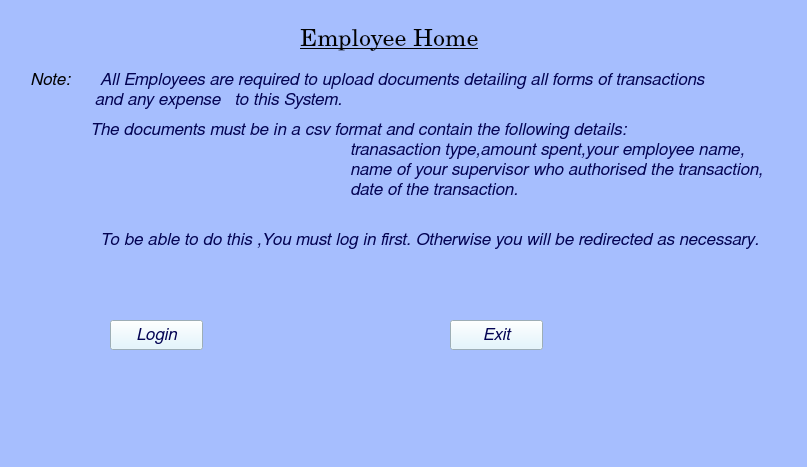
<?xml version="1.0" encoding="UTF-8"?>
<ui version="4.0">
 <class>Form</class>
 <widget class="QWidget" name="Form">
  <property name="geometry">
   <rect>
    <x>0</x>
    <y>0</y>
    <width>807</width>
    <height>467</height>
   </rect>
  </property>
  <property name="font">
   <font>
    <family>FreeSans</family>
    <pointsize>13</pointsize>
    <weight>50</weight>
    <italic>true</italic>
    <bold>false</bold>
   </font>
  </property>
  <property name="windowTitle">
   <string>Form</string>
  </property>
  <property name="styleSheet">
   <string notr="true">background:rgb(166, 190, 254);
color:rgb(3, 3, 83);
font: italic 13pt &quot;FreeSans&quot;;</string>
  </property>
  <widget class="QLabel" name="home">
   <property name="geometry">
    <rect>
     <x>300</x>
     <y>20</y>
     <width>191</width>
     <height>41</height>
    </rect>
   </property>
   <property name="font">
    <font>
     <family>Century Schoolbook L</family>
     <pointsize>18</pointsize>
     <weight>9</weight>
     <italic>false</italic>
     <bold>false</bold>
     <underline>true</underline>
    </font>
   </property>
   <property name="styleSheet">
    <string notr="true">
font: 75 18pt &quot;Century Schoolbook L&quot;;
color:rgb(2, 2, 2)</string>
   </property>
   <property name="text">
    <string>Employee Home</string>
   </property>
  </widget>
  <widget class="QLabel" name="note">
   <property name="geometry">
    <rect>
     <x>30</x>
     <y>70</y>
     <width>64</width>
     <height>20</height>
    </rect>
   </property>
   <property name="styleSheet">
    <string notr="true">
font: 75 16pt &quot;Century Schoolbook L&quot;;
color:rgb(2, 2, 2)</string>
   </property>
   <property name="text">
    <string>Note:</string>
   </property>
  </widget>
  <widget class="QLabel" name="note_2">
   <property name="geometry">
    <rect>
     <x>100</x>
     <y>70</y>
     <width>671</width>
     <height>20</height>
    </rect>
   </property>
   <property name="text">
    <string>All Employees are required to upload documents detailing all forms of transactions</string>
   </property>
  </widget>
  <widget class="QLabel" name="note_3">
   <property name="geometry">
    <rect>
     <x>90</x>
     <y>120</y>
     <width>621</width>
     <height>20</height>
    </rect>
   </property>
   <property name="text">
    <string>The documents must be in a csv format and contain the following details:</string>
   </property>
  </widget>
  <widget class="QLabel" name="label">
   <property name="geometry">
    <rect>
     <x>90</x>
     <y>90</y>
     <width>291</width>
     <height>20</height>
    </rect>
   </property>
   <property name="text">
    <string> and any expense   to this System.</string>
   </property>
  </widget>
  <widget class="QLabel" name="label_2">
   <property name="geometry">
    <rect>
     <x>350</x>
     <y>140</y>
     <width>421</width>
     <height>20</height>
    </rect>
   </property>
   <property name="text">
    <string>tranasaction type,amount spent,your employee name,</string>
   </property>
  </widget>
  <widget class="QLabel" name="label_3">
   <property name="geometry">
    <rect>
     <x>350</x>
     <y>180</y>
     <width>191</width>
     <height>20</height>
    </rect>
   </property>
   <property name="text">
    <string>date of the transaction.</string>
   </property>
  </widget>
  <widget class="QLabel" name="label_4">
   <property name="geometry">
    <rect>
     <x>350</x>
     <y>160</y>
     <width>421</width>
     <height>20</height>
    </rect>
   </property>
   <property name="text">
    <string>name of your supervisor who authorised the transaction,</string>
   </property>
  </widget>
  <widget class="QLabel" name="label_5">
   <property name="geometry">
    <rect>
     <x>100</x>
     <y>230</y>
     <width>691</width>
     <height>20</height>
    </rect>
   </property>
   <property name="text">
    <string>To be able to do this ,You must log in first. Otherwise you will be redirected as necessary.</string>
   </property>
  </widget>
  <widget class="QPushButton" name="loginbtn">
   <property name="geometry">
    <rect>
     <x>110</x>
     <y>320</y>
     <width>93</width>
     <height>30</height>
    </rect>
   </property>
   <property name="styleSheet">
    <string notr="true">background:rgb(220, 244, 255);
font: 63 13pt &quot;Latin Modern Roman Demi&quot;;</string>
   </property>
   <property name="text">
    <string>Login</string>
   </property>
  </widget>
  <widget class="QPushButton" name="exitBtn">
   <property name="geometry">
    <rect>
     <x>450</x>
     <y>320</y>
     <width>93</width>
     <height>30</height>
    </rect>
   </property>
   <property name="styleSheet">
    <string notr="true">background:rgb(220, 244, 255);
font: 63 13pt &quot;Latin Modern Roman Demi&quot;;</string>
   </property>
   <property name="text">
    <string>Exit</string>
   </property>
  </widget>
 </widget>
 <resources/>
 <connections/>
</ui>
